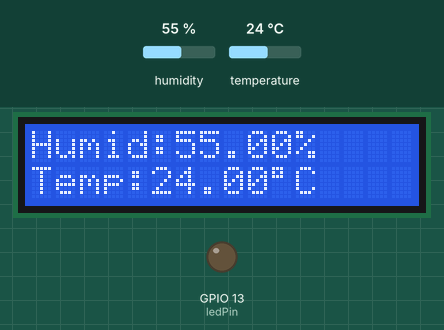
Bench run of a sketch on a simulated ESP32. On the bench: 16×2 character LCD, output pins drawn as LEDs (lit = HIGH). Inputs (shaded band) come from the test bench; at power-on: humidity 55 %, temperature 24 °C. WiFi joins after 1.5 s; servers stay silent unless stated; no MQTT or app messages arrive unless stated; what the sketch prints to the serial monitor is not drawn.

Above: at 21.7 s.

The sketch:

AmebaPubSubDemo-DHTOnLCD.ino
```cpp
/*
  Basic MQTT example

  This sketch demonstrates the basic capabilities of the library.
  It connects to an MQTT server then:
  - publishes "hello world" to the topic "outTopic"
  - subscribes to the topic "inTopic", printing out any messages
    it receives. NB - it assumes the received payloads are strings not binary

  It will reconnect to the server if the connection is lost using a blocking
  reconnect function. See the 'mqtt_reconnect_nonblocking' example for how to
  achieve the same result without blocking the main loop.

*/
#define ARDUINOJSON_ENABLE_PROGMEM 0   //Defining for ameba arduino specially
#define DEBUG    //Uncomment this when printing degugging message is necessary
#include <WiFi.h>
#include <PubSubClient.h>
#include <ArduinoJson.h>
// Update these with values suitable for your network.

char ssid[] = "iotlab";     // your network SSID (name)
char pass[] = "";  // your network password
int status  = WL_IDLE_STATUS;    // the Wifi radio's status


char mqttServer[]     = "iot.cht.com.tw";
char deviceId[]       = "14474422533";
char clientId[]       = "amebaClient";
const char DEVICE_KEY[] = "";   //your api key
char publishRawTopic[]   = "/v1/device/14474422533/rawdata";
char publishRawPayload[300] ;
char logStr[200]; //for printing log string
char subscribeTopic[] = "/v1/device/14474422533/sensor/rgb/rawdata";
unsigned long previousRawTime = 0;     //storing previous publishing time
int rawTimer = 10000;         //raw data timer, unit:msec
//define ledPin
const int ledPin=13;


//instantiate PubSubCluent object
WiFiClient wifiClient;
PubSubClient client(wifiClient);

void callback(char* topic, byte* payload, unsigned int length) {
  //Parsing JSON Object and print to serial monitor

  Serial.println(F("Message arrived:"));
  Serial.println((char*)payload);
  StaticJsonBuffer<200> jsonBuffer;
  JsonObject& root=jsonBuffer.parseObject((char*)payload);
  // Test if parsing succeeds.
  if (!root.success()) {
    Serial.println("parseObject() failed");
    return;
  }
  const char* id=root["id"];
  const char* time=root["time"];
  unsigned long value=root["value"][0];
  //Serial.println("Parsed JSON Object id:"+String(id)+",time:"+String(time)+",value:"+String(value));
  sprintf(logStr,"Parsed JSON Object id:%s, time:%s, value:%d",id,time,value);
  Serial.println(logStr);
  //digitalWrite(ledPin,(*value=='1'?HIGH:LOW));  //Switch led on or off according to value
  //unsigned long color=String(value).toInt();

}

void rawTask() {
  if ((millis() - previousRawTime) > rawTimer) {
    previousRawTime = millis();
    float humid=getHumidityValue();
    float temp=getTemperatureValue();
    char* mqttMessage=generateMQTTMessage(humid,temp);
    //char* mqttMessage=generateMQTTMessage(random(60,70),random(20,25),random(0,1000),random(0,1000),random(0,1000));
    strcpy(publishRawPayload,mqttMessage);
    free(mqttMessage);
    //Show humid and temp on LCD
    clearLCD();
    char* lcdStrRow0=(char*)malloc(20);
    char* lcdStrRow1=(char*)malloc(20);
    sprintf(lcdStrRow0,"Humid:%2.2f%%",humid);
    sprintf(lcdStrRow1,"Temp:%2.2f%cC",temp,0xDF);
    printOnLCD(lcdStrRow0,0);
    printOnLCD(lcdStrRow1,1);
    free(lcdStrRow0);
    free(lcdStrRow1);
    Serial.print(F("publishRawPayload:"));
    Serial.println(publishRawPayload);
    int result = client.publish(publishRawTopic, publishRawPayload);
    result == 1 ? Serial.println(F("MQTT publish succeeded")) : Serial.println(F("MQTT publish failed"));
  }
}

void reconnect() {
  // Loop until we're reconnected
  while (!client.connected()) {
    Serial.print(F("Attempting MQTT connection..."));
    // Attempt to connect
    if (client.connect(clientId, DEVICE_KEY, DEVICE_KEY)) {
      Serial.println(F("connected"));
      // Once connected, publish an announcement...
      //client.publish(publishRawTopic, publishRawPayload);
      // ... and resubscribe
      client.subscribe(subscribeTopic);
    } else {
      Serial.print(F("failed, rc="));
      Serial.print(client.state());
      Serial.println(F(" try again in 5 seconds"));
      // Wait 5 seconds before retrying
      delay(5000);
    }
  }
}

void setup()
{
  Serial.begin(38400);

  while (status != WL_CONNECTED) {
    Serial.println("");
    Serial.print(F("Attempting to connect to SSID: "));
    Serial.println(ssid);
    // Connect to WPA/WPA2 network. Change this line if using open or WEP network:
    status = WiFi.begin(ssid, pass);

    // wait 10 seconds for connection:
    delay(10000);
  }

  client.setServer(mqttServer, 1883);
  client.setCallback(callback);

  // Allow the hardware to sort itself out
  delay(1500);
  // initialize digital pin 13 as an output.
  pinMode(ledPin, OUTPUT);
  //init DHT sensor
  initDHTSensor();
  //init LCD display
  initLCD();
}

void loop()
{
  if (!client.connected()) {
    reconnect();
  }
  client.loop();
  rawTask();
}
```

DHTSensor.ino
```cpp
#include "DHT.h"
#define DHTPIN 5
// Uncomment whatever type you're using!
#define DHTTYPE DHT11   // DHT 11
//#define DHTTYPE DHT22   // DHT 22  (AM2302), AM2321
//#define DHTTYPE DHT21   // DHT 21 (AM2301)

DHT dht(DHTPIN, DHTTYPE);// Initialize DHT sensor.


void initDHTSensor(){
  dht.begin(); //begin analyzing DHT signal
  Serial.print("DHT Sensor Type:");
  Serial.println(DHTTYPE);
}

float getHumidityValue(){
  //return random(40,70);
  return dht.readHumidity();
}

float getTemperatureValue(){
  //return random(20,30);
  return dht.readTemperature();
}
```

JsonPayload.ino
```cpp
//Generating a complete two value MQTT Message for uploading to CHT IoT Platform
char* generateMQTTMessage(float humid, float temp){
  char *ptr1,*ptr2,*message;
  ptr1=generateJSONObject("humidity",humid);
  ptr2=generateJSONObject("temperature",temp);
  message=(char*)malloc(strlen(ptr1)+strlen(ptr2)+10);
  strcpy(message, "[");
  strcat(message, ptr1);
  strcat(message, ",");
  strcat(message, ptr2);
  strcat(message, "]");
  #ifdef DEBUG
  Serial.print("message");   //for debugging
  Serial.println(message);   //for debugging
  Serial.print("message length:");//for debugging
  Serial.println(strlen(message));//for debugging
  #endif
  free(ptr1);
  free(ptr2);
  return message;
}
//Generating a complete three value MQTT Message for uploading to CHT IoT Platform
char* generateMQTTMessage(float humid, float temp, int pm25){
  char *ptr1,*ptr2,*ptr3,*message;
  ptr1=generateJSONObject("humidity",humid);
  ptr2=generateJSONObject("temperature",temp);
  ptr3=generateJSONObject("pm25",pm25);
  message=(char*)malloc(strlen(ptr1)+strlen(ptr2)+strlen(ptr3)+10);

  strcpy(message, "[");
  strcat(message, ptr1);
  strcat(message, ",");
  strcat(message, ptr2);
  strcat(message, ",");
  strcat(message, ptr3);
  strcat(message, "]");
  #ifdef DEBUG
  Serial.print("message");   //for debugging
  Serial.println(message);   //for debugging
  Serial.print("message length:");//for debugging
  Serial.println(strlen(message));//for debugging
  #endif
  free(ptr1);
  free(ptr2);
  free(ptr3);
  return message;
}

//Generating a complete five value MQTT Message for uploading to CHT IoT Platform
char* generateMQTTMessage(float humid, float temp, int pm1, int pm25, int pm10){
  char *ptr1,*ptr2,*ptr3,*ptr4,*ptr5,*message;
  ptr1=generateJSONObject("humidity",humid);
  ptr2=generateJSONObject("temperature",temp);
  ptr3=generateJSONObject("pm1",pm1);
  ptr4=generateJSONObject("pm25",pm25);
  ptr5=generateJSONObject("pm10",pm10);
  message=(char*)malloc(strlen(ptr1)+strlen(ptr2)+strlen(ptr3)+strlen(ptr4)+strlen(ptr5)+10);
  strcpy(message, "[");
  strcat(message, ptr1);
  strcat(message, ",");
  strcat(message, ptr2);
  strcat(message, ",");
  strcat(message, ptr3);
  strcat(message, ",");
  strcat(message, ptr4);
  strcat(message, ",");
  strcat(message, ptr5);
  strcat(message, "]");
  #ifdef DEBUG
  Serial.print("message");   //for debugging
  Serial.println(message);   //for debugging
  Serial.print("message length:");//for debugging
  Serial.println(strlen(message));//for debugging
  #endif
  free(ptr1);
  free(ptr2);
  free(ptr3);
  free(ptr4);
  free(ptr5);
  return message;
}


//Generating single JSON object and returning the memory address
char* generateJSONObject(char* id, float sensorValue) {
  StaticJsonBuffer<200> doc;
  JsonObject& root = doc.createObject();
  root["id"] = id;
  JsonArray& value = root.createNestedArray("value");
  value.add(sensorValue);
  char *ptr;
  ptr = (char*)malloc(root.measureLength()+1);
  root.printTo(ptr, root.measureLength() + 1);
  return ptr;
}
```

LcdDisplay.ino
```cpp
//Usgin LCD
#include <Wire.h>
#include <LCD.h>
#include <LiquidCrystal_I2C.h>
LiquidCrystal_I2C lcd(0x27, 2, 1, 0, 4, 5, 6, 7, 3, POSITIVE); // Addr, En, Rw, Rs, d4, d5, d6, d7, backlighpin, polarity

void initLCD(){
  lcd.begin(16, 2);
  lcd.backlight();
  lcd.setCursor(0, 0);
  lcd.print("Hello!");
  lcd.setCursor(0, 1);
  lcd.print("I'm Ameba");
}

void printOnLCD(String content,int row){
  lcd.setCursor(0,row);
  lcd.print(content);
}

void clearLCD(){
  lcd.clear();
}
```
